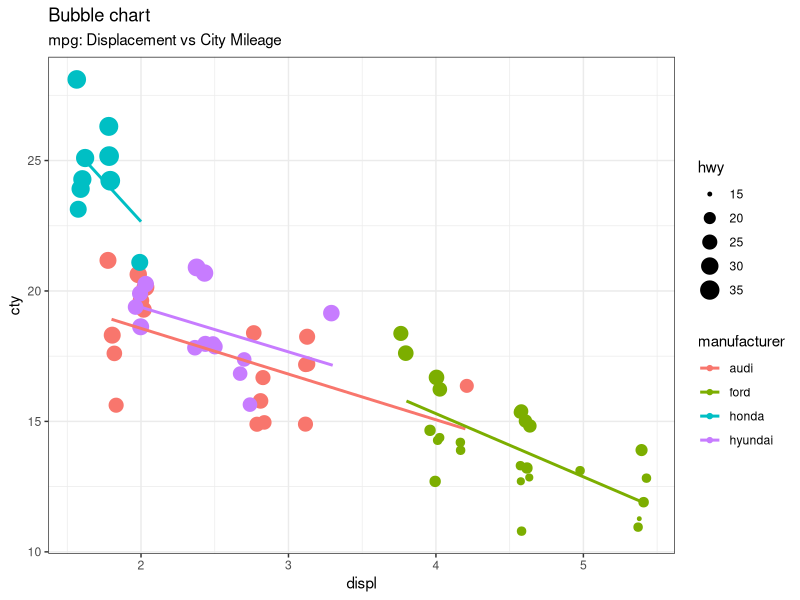

Recreate this plot in R.
## ---- chunk 1
# load package and data
library(ggplot2)
data(mpg, package="ggplot2")
# mpg <- read.csv("http://goo.gl/uEeRGu")

mpg_select <- mpg[mpg$manufacturer %in% c("audi", "ford", "honda", "hyundai"), ]

# Scatterplot
theme_set(theme_bw())  # pre-set the bw theme.
g <- ggplot(mpg_select, aes(displ, cty)) + 
  labs(subtitle="mpg: Displacement vs City Mileage",
       title="Bubble chart")

g + geom_jitter(aes(col=manufacturer, size=hwy)) + 
  geom_smooth(aes(col=manufacturer), method="lm", se=F)
